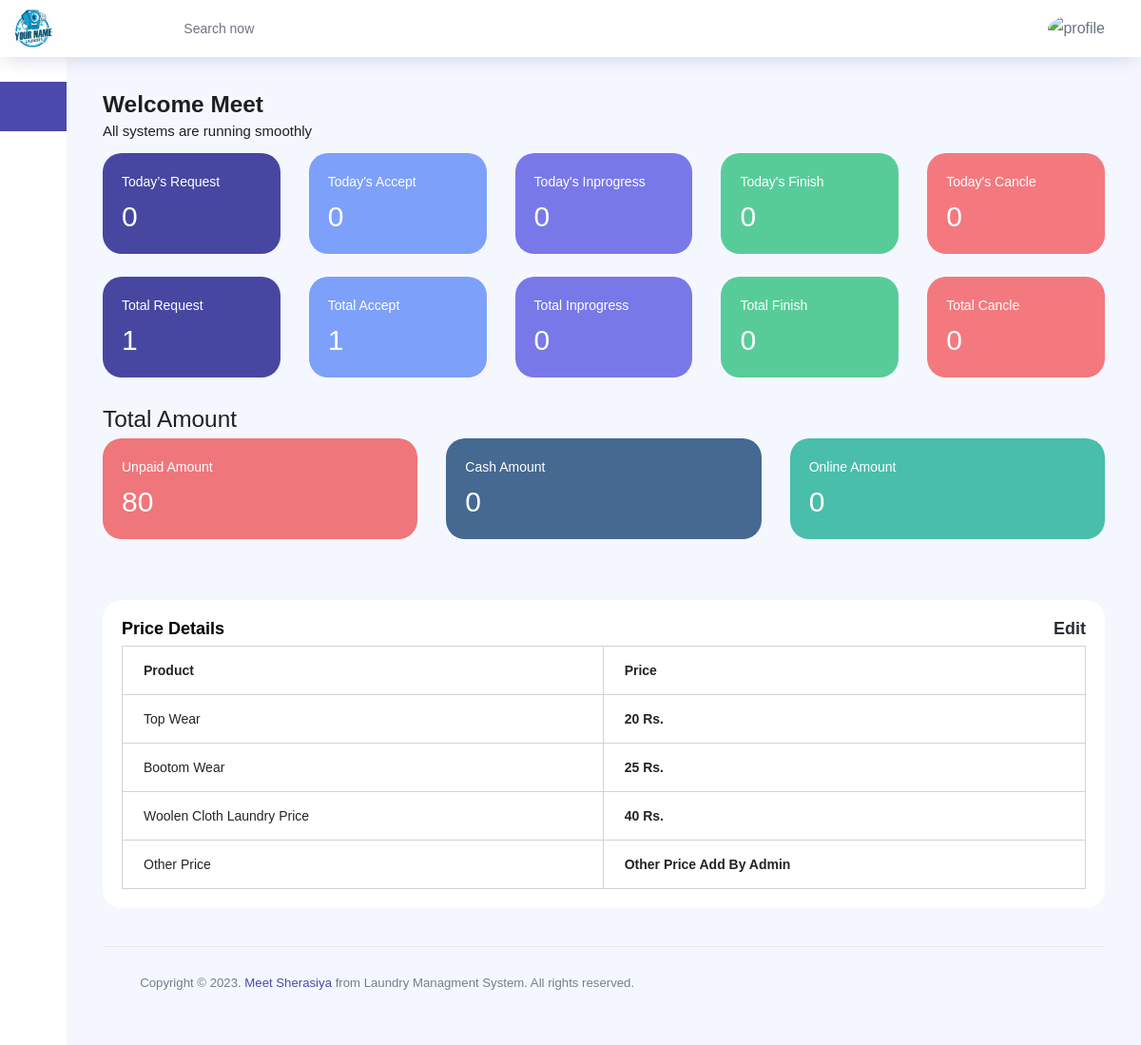
Page /admin-site/ (signed in) on the committed database.
### laundryadmin/models.py (models this page shows, shortened)
class Price(models.Model):
    topwear = models.IntegerField(default='25')
    bottomwear = models.IntegerField(default='25')
    woolenwear = models.IntegerField(default='25')

### laundryadmin/views.py (the view)
# urls.py: 2. Add a URL to urlpatterns:  path('', views.home, name='home')
@login_required(login_url='/admin-site/login/')
def home(request):
    today_requests = UserReqeuest.objects.filter(created_at__date=today, progress = 'Pending').count()
    today_accept = UserReqeuest.objects.filter(created_at__date=today, progress = 'Accept').count()
    today_inprogress = UserReqeuest.objects.filter(created_at__date=today, progress = 'Inprogress').count()
    today_finish = UserReqeuest.objects.filter(created_at__date=today, progress = 'Finish').count()
    today_cancle = UserReqeuest.objects.filter(created_at__date=today, progress = 'Cancle').count()
    total_requests = UserReqeuest.objects.all().count()
    total_accept = UserReqeuest.objects.filter(progress = 'Accept').count()
    total_inprogress = UserReqeuest.objects.filter(progress = 'Inprogress').count()
    total_finish = UserReqeuest.objects.filter(progress = 'Finish').count()
    total_cancle = UserReqeuest.objects.filter(progress = 'Cancle').count()
    price = Price.objects.first()
    total_unpaids = UserReqeuest.objects.filter(payment='Unpaid')
    total_unpaid = 0
    for user in total_unpaids:
        if user.progress != 'Cancle':
            total_unpaid += user.totalprice
    total_cashs = UserReqeuest.objects.filter(payment='Cash')
    total_cash = 0
    for user in total_cashs:
        if user.progress != 'Cancle':
            total_cash += user.totalprice
    total_onlines = UserReqeuest.objects.filter(payment='Online')
    total_online = 0
    for user in total_onlines:
        if user.progress != 'Cancle':
            total_online += user.totalprice
    context = {
        'price' : price,
        'today_request': today_requests,
        'today_accept': today_accept,
        'today_inprogress': today_inprogress,
        'today_finish': today_finish,
        'today_cancle': today_cancle,
        'total_request': total_requests,
        'total_accept': total_accept,
        'total_inprogress': total_inprogress,
        'total_finish': total_finish,
        'total_cancle': total_cancle,
        'total_unpaid': total_unpaid,
        'total_cash': total_cash,
        'total_online': total_online,
    }
    return render(request, 'admin/admin.html', context)

### laundryadmin/context_processors.py (called while the page is built)
def company_logo(request):
    try:
        company = Company.objects.first()
        name = company.comapny_name
        logo = company.logo.url if company.logo else None
        fav_icon = company.fav_icon.url if company.fav_icon else None
    except Company.DoesNotExist:
        name = 'laundry'
        logo = None
        fav_icon = None
    return {'company_logo': logo, 'company_fav_icon': fav_icon, 'company_name': name}

### templates/admin/admin.html (shortened to what this page needs)
{% extends "admin/adminbase.html" %}
{% load humanize %}
{% block bootscript %}
  <link href="https://cdn.jsdelivr.net/npm/bootstrap@5.3.0/dist/css/bootstrap.min.css" rel="stylesheet">
{% endblock bootscript %}
{% block body %}
<div class="content-wrapper">
<div class="row">
        <div class="col-12 col-xl-8 mb-3">
        <h3 class="font-weight-bold">Welcome {{user|capfirst}}</h3>
        <h6 class="font-weight-normal mb-0">All systems are running smoothly</h6>
        </div>
</div>
<div class="row request-model">
    <div class="col-md grid-margin transparent">
    <div class="row">
        <div class="col-md mb-4 stretch-card transparent">
        <div class="card card-dark-blue">
            <div class="card-body">
            <p class="mb-3">Today’s Request</p>
            <p class="fs-30 mb-2">{{today_request|intcomma}}</p>
            </div>
        </div>
        </div>
        <div class="col-md mb-4 stretch-card transparent">
        <div class="card card-tale">
            <div class="card-body">
            <p class="mb-3">Today's Accept</p>
            <p class="fs-30 mb-2">{{today_accept|intcomma}}</p>
            </div>
        </div>
        </div>
        <div class="col-md mb-4 stretch-card transparent">
        <div class="card card-light-blue">
            <div class="card-body">
            <p class="mb-3">Today's Inprogress</p>
            <p class="fs-30 mb-2">{{today_inprogress|intcomma}}</p>
            </div>
        </div>
        </div>
        <div class="col-md mb-4 stretch-card transparent">
        <div class="card" style="background:#57cc99; color:white;">
            <div class="card-body">
            <p class="mb-3">Today's Finish</p>
            <p class="fs-30 mb-2">{{today_finish|intcomma}}</p>
            </div>
        </div>
        </div>
        <div class="col-md mb-4 stretch-card transparent">
        <div class="card card-light-danger">
            <div class="card-body">
            <p class="mb-3">Today's Cancle</p>
            <p class="fs-30 mb-2">{{today_cancle|intcomma}}</p>
            </div>
        </div>
        </div>
    </div>
    <div class="row">
        <div class="col-md mb-4 stretch-card transparent">
        <div class="card card-dark-blue">
            <div class="card-body">
            <p class="mb-3">Total Request</p>
            <p class="fs-30 mb-2">{{total_request|intcomma}}</p>
            </div>
        </div>
        </div>
        <div class="col-md mb-4 stretch-card transparent">
        <div class="card card-tale">
            <div class="card-body">
            <p class="mb-3">Total Accept</p>
            <p class="fs-30 mb-2">{{total_accept|intcomma}}</p>
            </div>
        </div>
        </div>
        <div class="col-md mb-4 stretch-card transparent">
        <div class="card card-light-blue">
            <div class="card-body">
            <p class="mb-3">Total Inprogress</p>
            <p class="fs-30 mb-2">{{total_inprogress|intcomma}}</p>
            </div>
        </div>
        </div>
        <div class="col-md mb-4 stretch-card transparent">
        <div class="card" style="background:#57cc99; color:white;">
            <div class="card-body">
            <p class="mb-3">Total Finish</p>
            <p class="fs-30 mb-2">{{total_finish|intcomma}}</p>
            </div>
        </div>
        </div>
        <div class="col-md mb-4 stretch-card transparent">
        <div class="card card-light-danger">
            <div class="card-body">
            <p class="mb-3">Total Cancle</p>
            <p class="fs-30 mb-2">{{total_cancle|intcomma}}</p>
            </div>
        </div>
        </div>
    </div>
    <h3 class="mt-2">Total Amount</h3>
    <div class="row">
        <div class="col-md mb-4 stretch-card transparent">
        <div class="card" style="background:#ef767a; color:white;">
            <div class="card-body">
            <p class="mb-3">Unpaid Amount</p>
            <p class="fs-30 mb-2">{{total_unpaid|intcomma}}</p>
            </div>
        </div>
        </div>
        <div class="col-md mb-4 stretch-card transparent">
        <div class="card" style="background:#456990; color:white;">
            <div class="card-body">
            <p class="mb-3">Cash Amount</p>
            <p class="fs-30 mb-2">{{total_cash|intcomma}}</p>
            </div>
        </div>
        </div>
        <div class="col-md mb-4 stretch-card transparent">
        <div class="card" style="background:#49beaa; color:white;">
            <div class="card-body">
            <p class="mb-3">Online Amount</p>
            <p class="fs-30 mb-2">{{total_online|intcomma}}</p>
            </div>
        </div>
        </div>
    </div>
    </div>
</div>
<div class="row">
    <div class="col-md-12 grid-margin stretch-card">
    <div class="card">
        <div class="card-body">
        <p class="card-title mb-0 d-flex justify-content-between"><span>Price Details</span><a href="#" class="text-dark" data-bs-toggle="modal" data-bs-target="#editModal">
            <i class="ti-marker-alt mr-1"></i>Edit
          </a></p>
        <div class="table-responsive">
            <table class="table table-hover table-bordered mt-2">
            <thead>
                <tr>
                <th>Product</th>
                <th>Price</th>
                </tr>
            </thead>
            <tbody>
                <tr>
                <td>Top Wear</td>
                <td class="font-weight-bold">{{price.topwear}} Rs.</td>
                </tr>
                <tr>
                <td>Bootom Wear</td>
                <td class="font-weight-bold">{{price.bottomwear}} Rs.</td>
                </tr>
                <tr>
                <td>Woolen Cloth Laundry Price</td>
                <td class="font-weight-bold">{{price.woolenwear}} Rs.</td>
                </tr>
                <tr>
                <td>Other Price</td>
                <td class="font-weight-bold">Other Price Add By Admin</td>
                </tr>
            </tbody>
            </table>
        </div>
        </div>
    </div>
    </div>
</div>
{% endblock body %}

### templates/admin/admin.html (style rules this page uses)
@media (min-width: 950px) { .content-wrapper .request-model { display: block; } }

### rows in the picture
Price: topwear "20", bottomwear "25", woolenwear "40"

### other values in the picture
{{ user|capfirst }} "Meet"
{{ today_request|intcomma }} "0"
{{ today_accept|intcomma }} "0"
{{ today_inprogress|intcomma }} "0"
{{ today_finish|intcomma }} "0"
{{ today_cancle|intcomma }} "0"
{{ total_request|intcomma }} "1"
{{ total_accept|intcomma }} "1"
{{ total_inprogress|intcomma }} "0"
{{ total_finish|intcomma }} "0"
{{ total_cancle|intcomma }} "0"
{{ total_unpaid|intcomma }} "80"
{{ total_cash|intcomma }} "0"
{{ total_online|intcomma }} "0"
